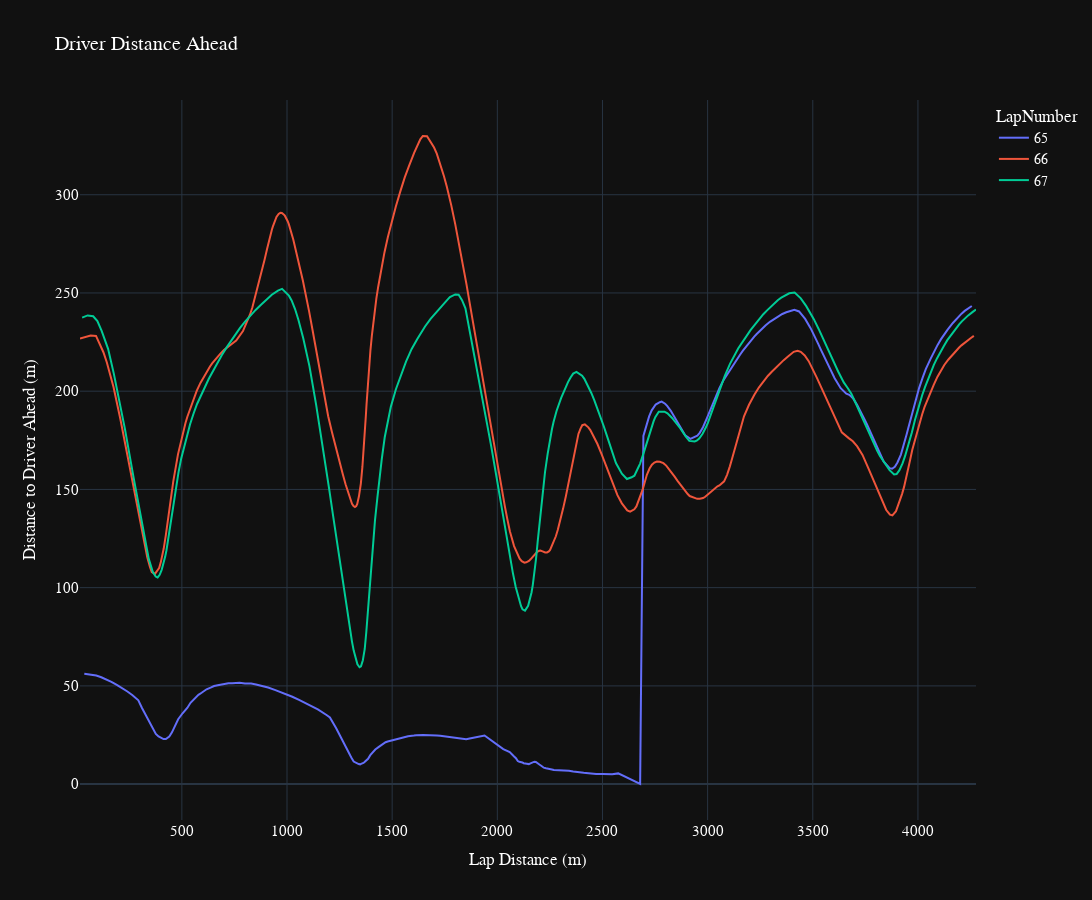

Notebook cell for this chart:
### Code cell
#Look at driver ahead plots for single laps
fig_speed=px.line(
    data_frame=track2[(track2["Driver"]=="PIA")&(track2["LapNumber"].isin(['65','66','67']))], 
    x="Dist_Diff_Sum", 
    y="DistanceToDriverAhead",
    color="LapNumber", 
    hover_data=["Stint","GP","Driver","DriverAhead","Compound","Position","nGear","DRS","Throttle","LapTime","LapNumber","PitOutTime","PitInTime","FreshTyre","TyreLife","Sector1Time", "Sector2Time",'Sector3Time'],
    height=900, 
    width=1800,
    template="plotly_dark",
    title="Driver Distance Ahead",
    color_discrete_map={
                  "ALB": "#64C4FF",
                 "ALO": "#229971",
                 "BOT": "#52e252",
                 "GAS": "#0093cc",
                 "HAM": "#27F4D2",
                 "HUL": "#B6BABD",
                 "LEC": "#E80020",
                 "MAG": "#B6BABD",
                 "NOR": "#FF8000",
                 "OCO": "#0093cc",
                 "PER": "#3671C6",
                 "PIA": "#FF8000",
                 "RIC": "#6692FF",
                 "RUS": "#27F4D2",
                 "SAI": "#E80020",
                 "SAR": "#37BEDD",
                 "STR": "#229971",
                 "TSU": "#6692FF",
                 "VER": "#3671C6",
                 "ZHO": "#52e252"
    }
    )
# fig_speed.add_layout_image(
#     dict(
#         source=Image.open("/content/images.jpg"),
#         xref="x", yref="y",
#         x=4500, y=300,
#         sizex=500, sizey=500,
#         xanchor="left", yanchor="middle"
#     )
# )
fig_speed.update_layout(
    xaxis_title="Lap Distance (m)",
    yaxis_title="Distance to Driver Ahead (m)",
)

fig_speed.update_layout(
    yaxis = dict(tickfont = dict(size=15)),
    xaxis = dict(tickfont = dict(size=15)),
    font=dict(
        family="PT Sans Narrow",
        size=14,
        color="White"
    ),
    title_font_family="PT Sans Narrow"
)
fig_speed.show()

### Figure 1 — Plotly figure (JSON) as saved in the notebook; plotly's stock layout.template omitted (floating-point values rounded to 4 significant figures; data arrays with more than 128 entries replaced by an {"elided": "..."} marker saying what was removed)
{"data": [{"customdata": {"elided": "257x18 mixed values"}, "hovertemplate": "LapNumber=%{customdata[10]}<br>Dist_Diff_Sum=%{x}<br>DistanceToDriverAhead=%{y}<br>Stint=%{customdata[0]}<br>GP=%{customdata[1]}<br>Driver=%{customdata[2]}<br>DriverAhead=%{customdata[3]}<br>Compound=%{customdata[4]}<br>Position=%{customdata[5]}<br>nGear=%{customdata[6]}<br>DRS=%{customdata[7]}<br>Throttle=%{customdata[8]}<br>LapTime=%{customdata[9]}<br>PitOutTime=%{customdata[11]}<br>PitInTime=%{customdata[12]}<br>FreshTyre=%{customdata[13]}<br>TyreLife=%{customdata[14]}<br>Sector1Time=%{customdata[15]}<br>Sector2Time=%{customdata[16]}<br>Sector3Time=%{customdata[17]}<extra></extra>", "legendgroup": "65", "line": {"color": "#636efa", "dash": "solid"}, "marker": {"symbol": "circle"}, "mode": "lines", "name": "65", "orientation": "v", "showlegend": true, "type": "scatter", "x": {"elided": "257 float values"}, "xaxis": "x", "y": {"elided": "257 float values"}, "yaxis": "y"}, {"customdata": {"elided": "322x18 mixed values"}, "hovertemplate": "LapNumber=%{customdata[10]}<br>Dist_Diff_Sum=%{x}<br>DistanceToDriverAhead=%{y}<br>Stint=%{customdata[0]}<br>GP=%{customdata[1]}<br>Driver=%{customdata[2]}<br>DriverAhead=%{customdata[3]}<br>Compound=%{customdata[4]}<br>Position=%{customdata[5]}<br>nGear=%{customdata[6]}<br>DRS=%{customdata[7]}<br>Throttle=%{customdata[8]}<br>LapTime=%{customdata[9]}<br>PitOutTime=%{customdata[11]}<br>PitInTime=%{customdata[12]}<br>FreshTyre=%{customdata[13]}<br>TyreLife=%{customdata[14]}<br>Sector1Time=%{customdata[15]}<br>Sector2Time=%{customdata[16]}<br>Sector3Time=%{customdata[17]}<extra></extra>", "legendgroup": "66", "line": {"color": "#EF553B", "dash": "solid"}, "marker": {"symbol": "circle"}, "mode": "lines", "name": "66", "orientation": "v", "showlegend": true, "type": "scatter", "x": {"elided": "322 float values"}, "xaxis": "x", "y": {"elided": "322 float values"}, "yaxis": "y"}, {"customdata": {"elided": "260x18 mixed values"}, "hovertemplate": "LapNumber=%{customdata[10]}<br>Dist_Diff_Sum=%{x}<br>DistanceToDriverAhead=%{y}<br>Stint=%{customdata[0]}<br>GP=%{customdata[1]}<br>Driver=%{customdata[2]}<br>DriverAhead=%{customdata[3]}<br>Compound=%{customdata[4]}<br>Position=%{customdata[5]}<br>nGear=%{customdata[6]}<br>DRS=%{customdata[7]}<br>Throttle=%{customdata[8]}<br>LapTime=%{customdata[9]}<br>PitOutTime=%{customdata[11]}<br>PitInTime=%{customdata[12]}<br>FreshTyre=%{customdata[13]}<br>TyreLife=%{customdata[14]}<br>Sector1Time=%{customdata[15]}<br>Sector2Time=%{customdata[16]}<br>Sector3Time=%{customdata[17]}<extra></extra>", "legendgroup": "67", "line": {"color": "#00cc96", "dash": "solid"}, "marker": {"symbol": "circle"}, "mode": "lines", "name": "67", "orientation": "v", "showlegend": true, "type": "scatter", "x": {"elided": "260 float values"}, "xaxis": "x", "y": {"elided": "260 float values"}, "yaxis": "y"}], "layout": {"font": {"color": "White", "family": "PT Sans Narrow", "size": 14}, "height": 900, "legend": {"title": {"text": "LapNumber"}, "tracegroupgap": 0}, "title": {"font": {"family": "PT Sans Narrow"}, "text": "Driver Distance Ahead"}, "width": 1800, "xaxis": {"anchor": "y", "domain": [0, 1], "tickfont": {"size": 15}, "title": {"text": "Lap Distance (m)"}}, "yaxis": {"anchor": "x", "domain": [0, 1], "tickfont": {"size": 15}, "title": {"text": "Distance to Driver Ahead (m)"}}}}
